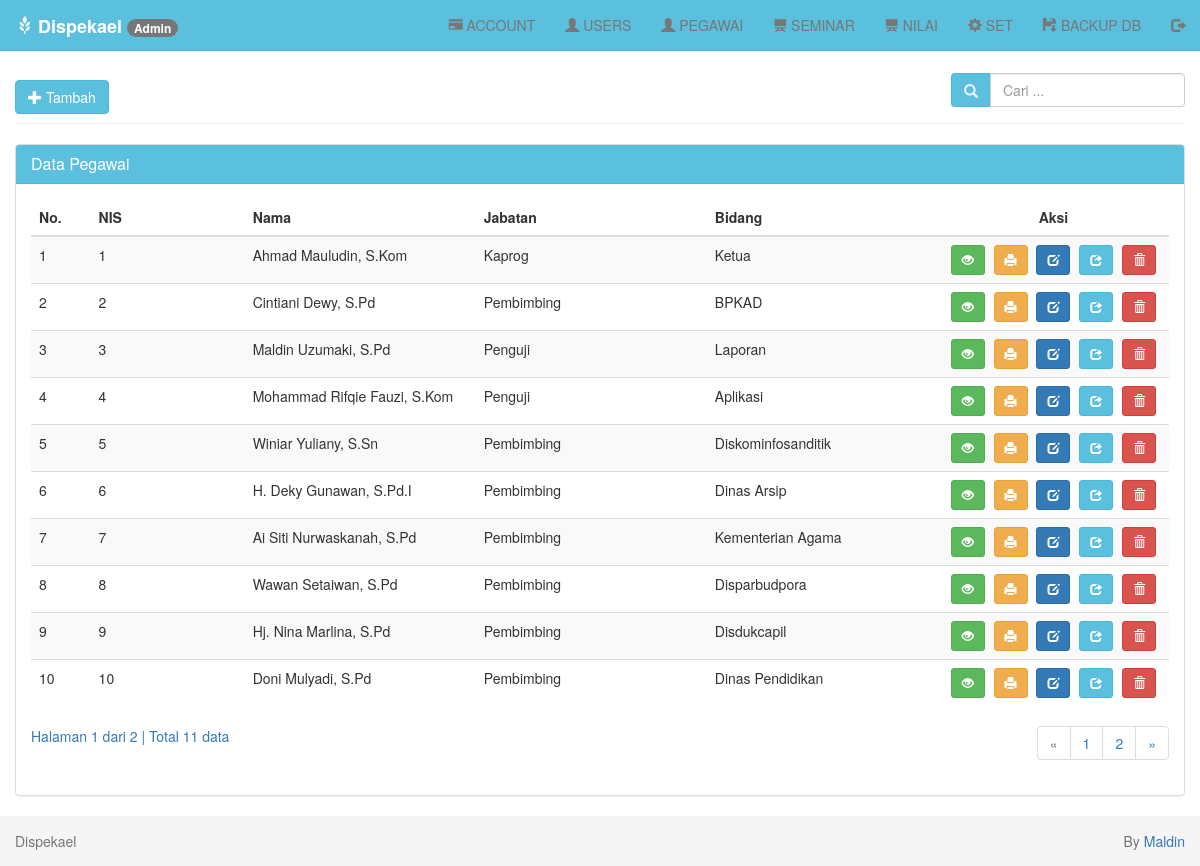
/index.php?page=pegawai-tampil (signed in), run on the app's committed database.
### tables this page shows
CREATE TABLE `pegawai` (
  `nis` int(8) NOT NULL AUTO_INCREMENT,
  `nama` varchar(50) NOT NULL,
  `jabatan` varchar(30) NOT NULL,
  `bidang` varchar(50) NOT NULL,
  `telp` varchar(15) NOT NULL,
  `email` varchar(50) NOT NULL,
  `foto` varchar(255) NOT NULL,
  PRIMARY KEY (`nis`)
);

### pegawai/tampil.php (the view, shortened to what this page needs)
<?php
if (isset($_POST['cari'])) {
    $cari = $_POST['cari'];
} else {
    $cari = "";
}
?>
<div class="row">
    <div class="col-md-12">
        <div class="page-header">
            <a class="btn btn-info" href="?page=pegawai-tambah">
                <i class="glyphicon glyphicon-plus"></i> Tambah
            </a>
            <div class="pull-right btn-tambah">
                <form class="form-inline" method="POST" action="?page=pegawai-tampil">
                    <div class="form-group">
                        <div class="input-group">
                            <div class="input-group-addon">
                                <i class="glyphicon glyphicon-search"></i>
                            </div>
                            <input type="text" class="form-control" name="cari" placeholder="Cari ..." autocomplete="off" value="<?php echo $cari; ?>">
                        </div>
                    </div>
                </form>
            </div>
        </div>
        <div class="panel panel-default">
            <div class="panel-heading">
                <h3 class="panel-title">Data Pegawai</h3>
            </div>
            <div class="panel-body">
                <div class="table-responsive">
                    <table class="table table-striped table-hover">
                        <thead>
                            <tr>
                                <th>No.</th>
                                <th>NIS</th>
                                <th>Nama</th>
                                <th>Jabatan</th>
                                <th>Bidang</th>
                                <th class='center'>Aksi</th>
                            </tr>
                        </thead>
                        <tbody>
                            <?php
                            $batas = 10;
                            if (isset($cari)) {
                                $jumlah_record = mysqli_query($db, "SELECT * FROM pegawai WHERE nis LIKE '%$cari%' OR nama LIKE '%$cari%'") or die('Ada kesalahan pada query jumlah_record: ' . mysqli_error($db));
                            } else {
                                $jumlah_record = mysqli_query($db, "SELECT * FROM pegawai") or die('Ada kesalahan pada query jumlah_record: ' . mysqli_error($db));
                            }
                            $jumlah  = mysqli_num_rows($jumlah_record);
                            $halaman = ceil($jumlah / $batas);
                            $page    = (isset($_GET['hal'])) ? (int)$_GET['hal'] : 1;
                            $mulai   = ($page - 1) * $batas;
                            $no = 1;
                            if (isset($cari)) {
                                $query = mysqli_query($db, "SELECT * FROM pegawai WHERE nis LIKE '%$cari%' OR nama LIKE '%$cari%' ORDER BY nis LIMIT $mulai, $batas")
                                    or die('Ada kesalahan pada query pegawai: ' . mysqli_error($db));
                            } else {
                                $query = mysqli_query($db, "SELECT * FROM pegawai ORDER BY nis LIMIT $mulai, $batas") or die('Ada kesalahan pada query pegawai: ' . mysqli_error($db));
                            }
                            while ($data = mysqli_fetch_assoc($query)) {
                                echo "  <tr>
                      <td width='20'>$no</td>
                      <td width='100'>$data[nis]</td>
                      <td width='150'>$data[nama]</td>
                      <td width='150'>$data[jabatan]</td>
                      <td width='150'>$data[bidang]</td>
                      <td width='150' class='center'>
                        <div class=''>
                        <a data-toggle='tooltip' data-placement='top' title='Detail' style='margin-right:5px' class='btn btn-success btn-sm' href='?page=pegawai-detail&id=$data[nis]'> <i class='glyphicon glyphicon-eye-open'></i> </a>
                        <a data-toggle='tooltip' data-placement='top' title='Print' style='margin-right:5px' class='btn btn-warning btn-sm' href='?page=pegawai-print-detail&id=$data[nis]' target='_blank'> <i class='glyphicon glyphicon-print'></i> </a>
                        <a data-toggle='tooltip' data-placement='top' title='Edit' style='margin-right:5px' class='btn btn-primary btn-sm' href='?page=pegawai-edit&id=$data[nis]'> <i class='glyphicon glyphicon-edit'></i></a>
                        <a data-toggle='tooltip' data-placement='top' title='Kirim' style='margin-right:5px' class='btn btn-info btn-sm' href='?page=pegawai-kirim&id=$data[nis]'><i class='glyphicon glyphicon-share'></i></a>
                                                ";
                            ?>
                                <a data-toggle="tooltip" data-placement="top" title="Hapus" class="btn btn-danger btn-sm" href="?page=pegawai-hapus&id=<?php echo $data['nis']; ?>" onclick="return confirm('Anda yakin ingin menghapus <?php echo $data['nama']; ?>?');"> <i class="glyphicon glyphicon-trash"></i></a>
                            <?php
                                echo "
                        </div>
                      </td>
                    </tr>";
                                $no++;
                            }
                            ?>
                        </tbody>
                    </table>
                    <?php
                    if (empty($_GET['hal'])) {
                        $halaman_aktif = '1';
                    } else {
                        $halaman_aktif = $_GET['hal'];
                    }
                    ?>
                    <a>
                        Halaman <?php echo $halaman_aktif; ?> dari <?php echo $halaman; ?> |
                        Total <?php echo $jumlah; ?> data
                    </a>
                    <nav>
                        <ul class="pagination pull-right">
                            <?php
                            if ($halaman_aktif <= '1') { ?>
                                <li class="disabled">
                                    <a href="" aria-label="Previous">
                                        <span aria-hidden="true">&laquo;</span>
                                    </a>
                                </li>
                            <?php
                            }
                            ?>
                            <?php
                            for ($x = 1; $x <= $halaman; $x++) { ?>
                                <li class="">
                                    <a href="?page=pegawai-tampil&hal=<?php echo $x ?>"><?php echo $x ?></a>
                                </li>
                            <?php
                            }
                            ?>
                            <?php
                            if ($halaman_aktif >= $halaman) { ?>
                                <li class="disabled">
                                    <a href="" aria-label="Next">
                                        <span aria-hidden="true">&raquo;</span>
                                    </a>
                                </li>
                            <?php
                            } else { ?>
                                <li>
                                    <a href="?page=pegawai-tampil&hal=<?php echo $page + 1 ?>" aria-label="Next">
                                        <span aria-hidden="true">&raquo;</span>
                                    </a>
                                </li>
                            <?php
                            }
                            ?>
                        </ul>
                    </nav>
                </div>
            </div>
        </div>
    </div>
</div>

### assets/css/style.css (style rules this page uses)
body { padding-top: 40px; }
.panel-default > .panel-heading { background-color: #5bc0de; border-color: #46b8da; color: #fff; }
.input-group-addon { background-color: #5bc0de; border: 1px solid #46b8da; border-radius: 4px; color: #f1f2f7; }
.btn-tambah { margin-top: -7px; }
.center { text-align: center; }
.pagination { margin-top: -20px; }

### data on the page
pegawai: nis "1", nama "Ahmad Mauludin, S.Kom", jabatan "Kaprog", bidang "Ketua"
pegawai: nis "2", nama "Cintiani Dewy, S.Pd", jabatan "Pembimbing", bidang "BPKAD"
pegawai: nis "3", nama "Maldin Uzumaki, S.Pd", jabatan "Penguji", bidang "Laporan"
pegawai: nis "4", nama "Mohammad Rifqie Fauzi, S.Kom", jabatan "Penguji", bidang "Aplikasi"
pegawai: nis "5", nama "Winiar Yuliany, S.Sn", jabatan "Pembimbing", bidang "Diskominfosanditik"
pegawai: nis "6", nama "H. Deky Gunawan, S.Pd.I", jabatan "Pembimbing", bidang "Dinas Arsip"
pegawai: nis "7", nama "Ai Siti Nurwaskanah, S.Pd", jabatan "Pembimbing", bidang "Kementerian Agama"
pegawai: nis "8", nama "Wawan Setaiwan, S.Pd", jabatan "Pembimbing", bidang "Disparbudpora"
pegawai: nis "9", nama "Hj. Nina Marlina, S.Pd", jabatan "Pembimbing", bidang "Disdukcapil"
pegawai: nis "10", nama "Doni Mulyadi, S.Pd", jabatan "Pembimbing", bidang "Dinas Pendidikan"

### other printed values
$_SESSION['level'] "Admin"
$halaman_aktif "1"
$halaman "2"
$jumlah "11"
